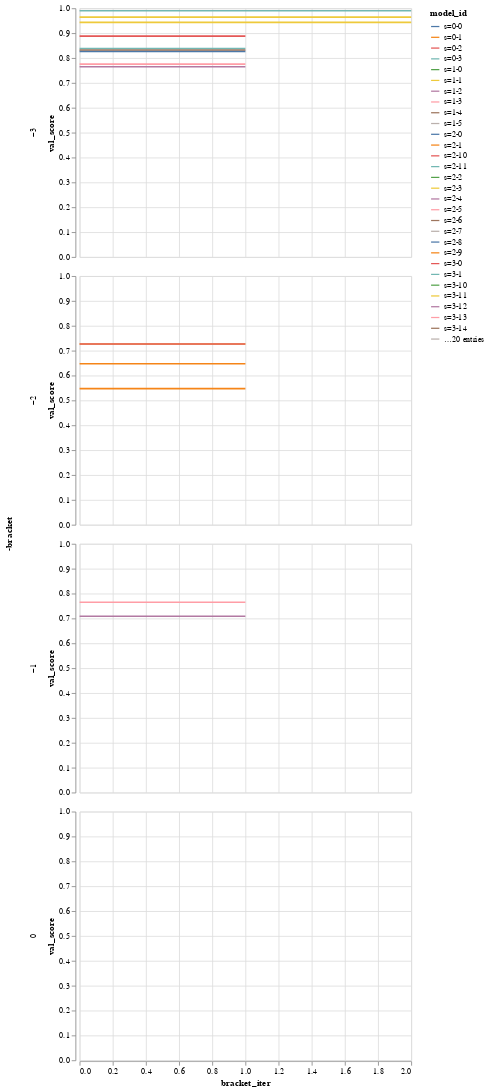

Notebook code cell kept with this figure:
### Code cell
import altair as alt
import matplotlib.pyplot as plt

# different brackets; need a better name than "s"
df['-bracket'] = -1 * df['bracket']

alt.Chart(df).mark_line().encode(
    x='bracket_iter', 
    y=alt.Y('val_score', scale=alt.Scale(zero=False)),
    color='model_id',
    row='-bracket')

### Figure 1 — Vega-Lite specification as saved in the notebook (floating-point values rounded to 4 significant figures)
{"$schema": "https://vega.github.io/schema/vega-lite/v2.4.3.json", "config": {"view": {"height": 300, "width": 400}}, "data": {"values": [{"-bracket": -3, "bracket": 3, "bracket_iter": 0, "model_id": "s=3-0", "num_models": 27, "param_value": 0.2624, "partial_fit_iters": 1, "val_score": 0.2624}, {"-bracket": -3, "bracket": 3, "bracket_iter": 0, "model_id": "s=3-1", "num_models": 27, "param_value": 0.8385, "partial_fit_iters": 1, "val_score": 0.8385}, {"-bracket": -3, "bracket": 3, "bracket_iter": 0, "model_id": "s=3-2", "num_models": 27, "param_value": 0.3331, "partial_fit_iters": 1, "val_score": 0.3331}, {"-bracket": -3, "bracket": 3, "bracket_iter": 0, "model_id": "s=3-3", "num_models": 27, "param_value": 0.8878, "partial_fit_iters": 1, "val_score": 0.8878}, {"-bracket": -3, "bracket": 3, "bracket_iter": 0, "model_id": "s=3-4", "num_models": 27, "param_value": 0.9901, "partial_fit_iters": 1, "val_score": 0.9901}, {"-bracket": -3, "bracket": 3, "bracket_iter": 0, "model_id": "s=3-5", "num_models": 27, "param_value": 0.5204, "partial_fit_iters": 1, "val_score": 0.5204}, {"-bracket": -3, "bracket": 3, "bracket_iter": 0, "model_id": "s=3-6", "num_models": 27, "param_value": 0.9433, "partial_fit_iters": 1, "val_score": 0.9433}, {"-bracket": -3, "bracket": 3, "bracket_iter": 0, "model_id": "s=3-7", "num_models": 27, "param_value": 0.7648, "partial_fit_iters": 1, "val_score": 0.7648}, {"-bracket": -3, "bracket": 3, "bracket_iter": 0, "model_id": "s=3-8", "num_models": 27, "param_value": 0.354, "partial_fit_iters": 1, "val_score": 0.354}, {"-bracket": -3, "bracket": 3, "bracket_iter": 0, "model_id": "s=3-9", "num_models": 27, "param_value": 0.7446, "partial_fit_iters": 1, "val_score": 0.7446}, {"-bracket": -3, "bracket": 3, "bracket_iter": 0, "model_id": "s=3-10", "num_models": 27, "param_value": 0.2075, "partial_fit_iters": 1, "val_score": 0.2075}, {"-bracket": -3, "bracket": 3, "bracket_iter": 0, "model_id": "s=3-11", "num_models": 27, "param_value": 0.3439, "partial_fit_iters": 1, "val_score": 0.3439}, {"-bracket": -3, "bracket": 3, "bracket_iter": 0, "model_id": "s=3-12", "num_models": 27, "param_value": 0.6508, "partial_fit_iters": 1, "val_score": 0.6508}, {"-bracket": -3, "bracket": 3, "bracket_iter": 0, "model_id": "s=3-13", "num_models": 27, "param_value": 0.7755, "partial_fit_iters": 1, "val_score": 0.7755}, {"-bracket": -3, "bracket": 3, "bracket_iter": 0, "model_id": "s=3-14", "num_models": 27, "param_value": 0.6345, "partial_fit_iters": 1, "val_score": 0.6345}, {"-bracket": -3, "bracket": 3, "bracket_iter": 0, "model_id": "s=3-15", "num_models": 27, "param_value": 0.1855, "partial_fit_iters": 1, "val_score": 0.1855}, {"-bracket": -3, "bracket": 3, "bracket_iter": 0, "model_id": "s=3-16", "num_models": 27, "param_value": 0.8267, "partial_fit_iters": 1, "val_score": 0.8267}, {"-bracket": -3, "bracket": 3, "bracket_iter": 0, "model_id": "s=3-17", "num_models": 27, "param_value": 0.7466, "partial_fit_iters": 1, "val_score": 0.7466}, {"-bracket": -3, "bracket": 3, "bracket_iter": 0, "model_id": "s=3-18", "num_models": 27, "param_value": 0.2023, "partial_fit_iters": 1, "val_score": 0.2023}, {"-bracket": -3, "bracket": 3, "bracket_iter": 0, "model_id": "s=3-19", "num_models": 27, "param_value": 0.1488, "partial_fit_iters": 1, "val_score": 0.1488}, {"-bracket": -3, "bracket": 3, "bracket_iter": 0, "model_id": "s=3-20", "num_models": 27, "param_value": 0.9644, "partial_fit_iters": 1, "val_score": 0.9644}, {"-bracket": -3, "bracket": 3, "bracket_iter": 0, "model_id": "s=3-21", "num_models": 27, "param_value": 0.1206, "partial_fit_iters": 1, "val_score": 0.1206}, {"-bracket": -3, "bracket": 3, "bracket_iter": 0, "model_id": "s=3-22", "num_models": 27, "param_value": 0.1959, "partial_fit_iters": 1, "val_score": 0.1959}, {"-bracket": -3, "bracket": 3, "bracket_iter": 0, "model_id": "s=3-23", "num_models": 27, "param_value": 0.8321, "partial_fit_iters": 1, "val_score": 0.8321}, {"-bracket": -3, "bracket": 3, "bracket_iter": 0, "model_id": "s=3-24", "num_models": 27, "param_value": 0.4007, "partial_fit_iters": 1, "val_score": 0.4007}, {"-bracket": -3, "bracket": 3, "bracket_iter": 0, "model_id": "s=3-25", "num_models": 27, "param_value": 0.3976, "partial_fit_iters": 1, "val_score": 0.3976}, {"-bracket": -3, "bracket": 3, "bracket_iter": 0, "model_id": "s=3-26", "num_models": 27, "param_value": 0.7275, "partial_fit_iters": 1, "val_score": 0.7275}, {"-bracket": -3, "bracket": 3, "bracket_iter": 1, "model_id": "s=3-7", "num_models": 9, "param_value": 0.7648, "partial_fit_iters": 4, "val_score": 0.7648}, {"-bracket": -3, "bracket": 3, "bracket_iter": 1, "model_id": "s=3-13", "num_models": 9, "param_value": 0.7755, "partial_fit_iters": 4, "val_score": 0.7755}, {"-bracket": -3, "bracket": 3, "bracket_iter": 1, "model_id": "s=3-16", "num_models": 9, "param_value": 0.8267, "partial_fit_iters": 4, "val_score": 0.8267}, {"-bracket": -3, "bracket": 3, "bracket_iter": 1, "model_id": "s=3-23", "num_models": 9, "param_value": 0.8321, "partial_fit_iters": 4, "val_score": 0.8321}, {"-bracket": -3, "bracket": 3, "bracket_iter": 1, "model_id": "s=3-1", "num_models": 9, "param_value": 0.8385, "partial_fit_iters": 4, "val_score": 0.8385}, {"-bracket": -3, "bracket": 3, "bracket_iter": 1, "model_id": "s=3-3", "num_models": 9, "param_value": 0.8878, "partial_fit_iters": 4, "val_score": 0.8878}, {"-bracket": -3, "bracket": 3, "bracket_iter": 1, "model_id": "s=3-6", "num_models": 9, "param_value": 0.9433, "partial_fit_iters": 4, "val_score": 0.9433}, {"-bracket": -3, "bracket": 3, "bracket_iter": 1, "model_id": "s=3-20", "num_models": 9, "param_value": 0.9644, "partial_fit_iters": 4, "val_score": 0.9644}, {"-bracket": -3, "bracket": 3, "bracket_iter": 1, "model_id": "s=3-4", "num_models": 9, "param_value": 0.9901, "partial_fit_iters": 4, "val_score": 0.9901}, {"-bracket": -3, "bracket": 3, "bracket_iter": 2, "model_id": "s=3-6", "num_models": 3, "param_value": 0.9433, "partial_fit_iters": 13, "val_score": 0.9433}, {"-bracket": -3, "bracket": 3, "bracket_iter": 2, "model_id": "s=3-20", "num_models": 3, "param_value": 0.9644, "partial_fit_iters": 13, "val_score": 0.9644}, {"-bracket": -3, "bracket": 3, "bracket_iter": 2, "model_id": "s=3-4", "num_models": 3, "param_value": 0.9901, "partial_fit_iters": 13, "val_score": 0.9901}, {"-bracket": -2, "bracket": 2, "bracket_iter": 0, "model_id": "s=2-0", "num_models": 12, "param_value": 0.223, "partial_fit_iters": 3, "val_score": 0.223}, {"-bracket": -2, "bracket": 2, "bracket_iter": 0, "model_id": "s=2-1", "num_models": 12, "param_value": 0.5477, "partial_fit_iters": 3, "val_score": 0.5477}, {"-bracket": -2, "bracket": 2, "bracket_iter": 0, "model_id": "s=2-2", "num_models": 12, "param_value": 0.05039, "partial_fit_iters": 3, "val_score": 0.05039}, {"-bracket": -2, "bracket": 2, "bracket_iter": 0, "model_id": "s=2-3", "num_models": 12, "param_value": 0.7269, "partial_fit_iters": 3, "val_score": 0.7269}, {"-bracket": -2, "bracket": 2, "bracket_iter": 0, "model_id": "s=2-4", "num_models": 12, "param_value": 0.4521, "partial_fit_iters": 3, "val_score": 0.4521}, {"-bracket": -2, "bracket": 2, "bracket_iter": 0, "model_id": "s=2-5", "num_models": 12, "param_value": 0.04993, "partial_fit_iters": 3, "val_score": 0.04993}, {"-bracket": -2, "bracket": 2, "bracket_iter": 0, "model_id": "s=2-6", "num_models": 12, "param_value": 0.5412, "partial_fit_iters": 3, "val_score": 0.5412}, {"-bracket": -2, "bracket": 2, "bracket_iter": 0, "model_id": "s=2-7", "num_models": 12, "param_value": 0.3555, "partial_fit_iters": 3, "val_score": 0.3555}, {"-bracket": -2, "bracket": 2, "bracket_iter": 0, "model_id": "s=2-8", "num_models": 12, "param_value": 0.0546, "partial_fit_iters": 3, "val_score": 0.0546}, {"-bracket": -2, "bracket": 2, "bracket_iter": 0, "model_id": "s=2-9", "num_models": 12, "param_value": 0.6474, "partial_fit_iters": 3, "val_score": 0.6474}, {"-bracket": -2, "bracket": 2, "bracket_iter": 0, "model_id": "s=2-10", "num_models": 12, "param_value": 0.7267, "partial_fit_iters": 3, "val_score": 0.7267}, {"-bracket": -2, "bracket": 2, "bracket_iter": 0, "model_id": "s=2-11", "num_models": 12, "param_value": 0.1241, "partial_fit_iters": 3, "val_score": 0.1241}, {"-bracket": -2, "bracket": 2, "bracket_iter": 1, "model_id": "s=2-1", "num_models": 4, "param_value": 0.5477, "partial_fit_iters": 12, "val_score": 0.5477}, {"-bracket": -2, "bracket": 2, "bracket_iter": 1, "model_id": "s=2-9", "num_models": 4, "param_value": 0.6474, "partial_fit_iters": 12, "val_score": 0.6474}, {"-bracket": -2, "bracket": 2, "bracket_iter": 1, "model_id": "s=2-10", "num_models": 4, "param_value": 0.7267, "partial_fit_iters": 12, "val_score": 0.7267}, {"-bracket": -2, "bracket": 2, "bracket_iter": 1, "model_id": "s=2-3", "num_models": 4, "param_value": 0.7269, "partial_fit_iters": 12, "val_score": 0.7269}, {"-bracket": -1, "bracket": 1, "bracket_iter": 0, "model_id": "s=1-0", "num_models": 6, "param_value": 0.653, "partial_fit_iters": 9, "val_score": 0.653}, {"-bracket": -1, "bracket": 1, "bracket_iter": 0, "model_id": "s=1-1", "num_models": 6, "param_value": 0.2239, "partial_fit_iters": 9, "val_score": 0.2239}, {"-bracket": -1, "bracket": 1, "bracket_iter": 0, "model_id": "s=1-2", "num_models": 6, "param_value": 0.7089, "partial_fit_iters": 9, "val_score": 0.7089}, {"-bracket": -1, "bracket": 1, "bracket_iter": 0, "model_id": "s=1-3", "num_models": 6, "param_value": 0.7649, "partial_fit_iters": 9, "val_score": 0.7649}, {"-bracket": -1, "bracket": 1, "bracket_iter": 0, "model_id": "s=1-4", "num_models": 6, "param_value": 0.1525, "partial_fit_iters": 9, "val_score": 0.1525}, {"-bracket": -1, "bracket": 1, "bracket_iter": 0, "model_id": "s=1-5", "num_models": 6, "param_value": 0.3566, "partial_fit_iters": 9, "val_score": 0.3566}, {"-bracket": -1, "bracket": 1, "bracket_iter": 1, "model_id": "s=1-2", "num_models": 2, "param_value": 0.7089, "partial_fit_iters": 36, "val_score": 0.7089}, {"-bracket": -1, "bracket": 1, "bracket_iter": 1, "model_id": "s=1-3", "num_models": 2, "param_value": 0.7649, "partial_fit_iters": 36, "val_score": 0.7649}, {"-bracket": 0, "bracket": 0, "bracket_iter": 0, "model_id": "s=0-0", "num_models": 4, "param_value": 0.991, "partial_fit_iters": 27, "val_score": 0.991}, {"-bracket": 0, "bracket": 0, "bracket_iter": 0, "model_id": "s=0-1", "num_models": 4, "param_value": 0.6704, "partial_fit_iters": 27, "val_score": 0.6704}, {"-bracket": 0, "bracket": 0, "bracket_iter": 0, "model_id": "s=0-2", "num_models": 4, "param_value": 0.9496, "partial_fit_iters": 27, "val_score": 0.9496}, {"-bracket": 0, "bracket": 0, "bracket_iter": 0, "model_id": "s=0-3", "num_models": 4, "param_value": 0.4998, "partial_fit_iters": 27, "val_score": 0.4998}]}, "encoding": {"color": {"field": "model_id", "type": "nominal"}, "row": {"field": "-bracket", "type": "quantitative"}, "x": {"field": "bracket_iter", "type": "quantitative"}, "y": {"field": "val_score", "scale": {"zero": false}, "type": "quantitative"}}, "mark": "line"}
